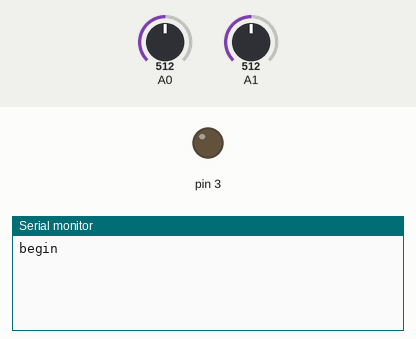
A sketch run on a simulated Arduino Uno, built with avr-gcc and run on an emulated ATmega328P. On the bench: output pins drawn as LEDs (lit = HIGH), the last lines printed to the serial monitor. Inputs (shaded band) come from the test bench; at power-on: A0 = 512, A1 = 512.

Above: at 1.2 s.
1.3 s: A0 set to 265
2.8 s: A0 set to 238
At 3.0 s:
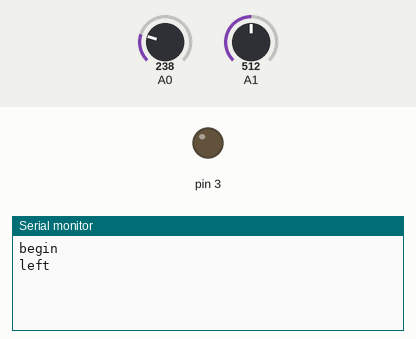
4.8 s: A1 set to 156
At 4.84 s:
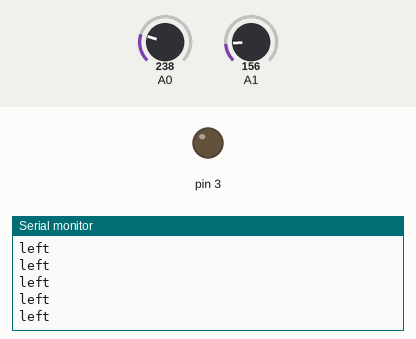
6.3 s: A1 set to 135
At 6.48 s:
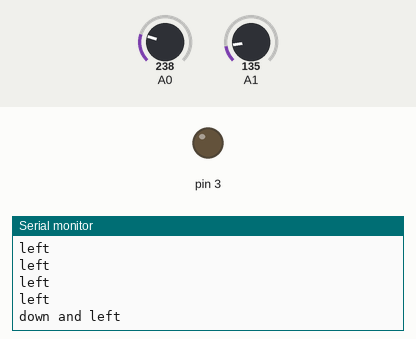

Measured:
- the behaviour switches between 250 and 249 on A0 (found by bisection; images 0 and 1)
- the behaviour switches between 150 and 149 on A1 (found by bisection; images 2 and 3)
- after the input at 2.8 s, the serial monitor: prints a new line after 0.13 s (image 1)
- after the input at 6.3 s, the serial monitor: prints a new line after 0.12 s (image 3)

The sketch:

remoter.ino
```cpp
#include <IRremote.h>
#include <IRremoteInt.h>

#define st 0xFFFFF00
#define up 0xAABB123
#define dw 0xCCDD234
#define rt 0xEEFF345
#define lt 0xFF00456
#define ur 0xAAEE567
#define ul 0xAAFF678
#define dr 0xCCEE789
#define dl 0xCCFF890
#define b1 0xABCDEF1
#define b2 0xABCDEF2
#define b3 0xABCDEF3
#define b4 0xABCDEF4
IRsend ir;
int x = 0;
int y = 0;
int xx = 0;
int yy = 0;
int mode = 0;
int last_mode=0;
void setup() {
  // put your setup code here, to run once:
	pinMode(3,OUTPUT);
	Serial.begin(9600);
	Serial.println("begin");
}

void loop() {
  // put your main code here, to run repeatedly:
	x = analogRead(A0);
	y = analogRead(A1);
	if (x>800){
		xx= 1;
	}else if(x<250){
		xx=-1;
	}else{
		xx=0;
	}
	if (y>900){
		yy=10;
	}else if(y<150){
		yy=-10;
	}else{
		yy=0;
	}
	mode=xx+yy;
	switch(mode){
		case 10:	//當為上
			ir.sendNEC(up,32);
			Serial.println("up");
			break;
		case -10:	//當為下
			ir.sendNEC(dw,32);
			Serial.println("down");
			break;
		case 1:		//當為右
			ir.sendNEC(rt,32);
			Serial.println("right");
			break;
		case -1:	//當為左
			ir.sendNEC(lt,32);
			Serial.println("left");
			break;
		case 11:	//當為右上
			ir.sendNEC(ur,32);
			Serial.println("up and right");
			break;
		case 9:		//當為左上
			ir.sendNEC(ul,32);
			Serial.println("up and left");
			break;
		case -9:	//當為右下
			ir.sendNEC(dr,32);
			Serial.println("down and right");
			break;
		case -11:	//當為左下
			ir.sendNEC(dl,32);
			Serial.println("down and left");
			break;
		case 0:		//當為中間
			ir.sendNEC(st,32);
			//Serial.println("stop");
			break;
	}


}
```
